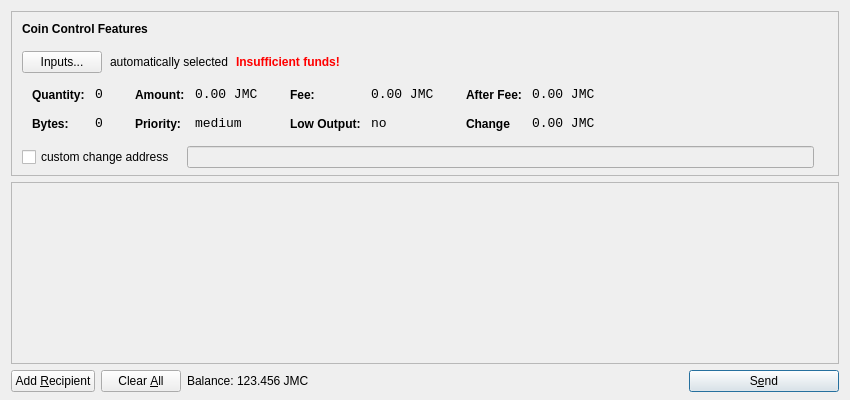
<?xml version="1.0" encoding="UTF-8"?>
<ui version="4.0">
 <class>SendCoinsDialog</class>
 <widget class="QDialog" name="SendCoinsDialog">
  <property name="geometry">
   <rect>
    <x>0</x>
    <y>0</y>
    <width>850</width>
    <height>400</height>
   </rect>
  </property>
  <property name="windowTitle">
   <string>Send Coins</string>
  </property>
  <layout class="QVBoxLayout" name="verticalLayout" stretch="0,1,0">
   <property name="bottomMargin">
    <number>8</number>
   </property>
   <item>
    <widget class="QFrame" name="frameCoinControl">
     <property name="sizePolicy">
      <sizepolicy hsizetype="Expanding" vsizetype="Expanding">
       <horstretch>0</horstretch>
       <verstretch>0</verstretch>
      </sizepolicy>
     </property>
     <property name="maximumSize">
      <size>
       <width>16777215</width>
       <height>16777215</height>
      </size>
     </property>
     <property name="frameShape">
      <enum>QFrame::StyledPanel</enum>
     </property>
     <property name="frameShadow">
      <enum>QFrame::Sunken</enum>
     </property>
     <layout class="QVBoxLayout" name="verticalLayoutCoinControl2">
      <property name="spacing">
       <number>-1</number>
      </property>
      <property name="leftMargin">
       <number>0</number>
      </property>
      <property name="topMargin">
       <number>0</number>
      </property>
      <property name="rightMargin">
       <number>0</number>
      </property>
      <property name="bottomMargin">
       <number>6</number>
      </property>
      <item>
       <layout class="QVBoxLayout" name="verticalLayoutCoinControl" stretch="0,0,0,0,1">
        <property name="spacing">
         <number>0</number>
        </property>
        <property name="leftMargin">
         <number>10</number>
        </property>
        <property name="topMargin">
         <number>10</number>
        </property>
        <item>
         <layout class="QHBoxLayout" name="horizontalLayoutCoinControl1">
          <property name="bottomMargin">
           <number>15</number>
          </property>
          <item>
           <widget class="QLabel" name="labelCoinControlFeatures">
            <property name="sizePolicy">
             <sizepolicy hsizetype="Preferred" vsizetype="Maximum">
              <horstretch>0</horstretch>
              <verstretch>0</verstretch>
             </sizepolicy>
            </property>
            <property name="font">
             <font>
              <weight>75</weight>
              <bold>true</bold>
             </font>
            </property>
            <property name="styleSheet">
             <string notr="true">font-weight:bold;</string>
            </property>
            <property name="text">
             <string>Coin Control Features</string>
            </property>
           </widget>
          </item>
         </layout>
        </item>
        <item>
         <layout class="QHBoxLayout" name="horizontalLayoutCoinControl2" stretch="0,0,0,0">
          <property name="spacing">
           <number>8</number>
          </property>
          <property name="bottomMargin">
           <number>10</number>
          </property>
          <item>
           <widget class="QPushButton" name="pushButtonCoinControl">
            <property name="styleSheet">
             <string notr="true"/>
            </property>
            <property name="text">
             <string>Inputs...</string>
            </property>
           </widget>
          </item>
          <item>
           <widget class="QLabel" name="labelCoinControlAutomaticallySelected">
            <property name="text">
             <string>automatically selected</string>
            </property>
            <property name="margin">
             <number>5</number>
            </property>
           </widget>
          </item>
          <item>
           <widget class="QLabel" name="labelCoinControlInsuffFunds">
            <property name="font">
             <font>
              <weight>75</weight>
              <bold>true</bold>
             </font>
            </property>
            <property name="styleSheet">
             <string notr="true">color:red;font-weight:bold;</string>
            </property>
            <property name="text">
             <string>Insufficient funds!</string>
            </property>
            <property name="margin">
             <number>5</number>
            </property>
           </widget>
          </item>
          <item>
           <spacer name="horizontalSpacerCoinControl">
            <property name="orientation">
             <enum>Qt::Horizontal</enum>
            </property>
            <property name="sizeHint" stdset="0">
             <size>
              <width>40</width>
              <height>1</height>
             </size>
            </property>
           </spacer>
          </item>
         </layout>
        </item>
        <item>
         <widget class="QWidget" name="widgetCoinControl" native="true">
          <property name="sizePolicy">
           <sizepolicy hsizetype="Preferred" vsizetype="Preferred">
            <horstretch>0</horstretch>
            <verstretch>0</verstretch>
           </sizepolicy>
          </property>
          <property name="minimumSize">
           <size>
            <width>0</width>
            <height>0</height>
           </size>
          </property>
          <property name="styleSheet">
           <string notr="true"/>
          </property>
          <layout class="QHBoxLayout" name="horizontalLayoutCoinControl5">
           <property name="leftMargin">
            <number>0</number>
           </property>
           <property name="topMargin">
            <number>0</number>
           </property>
           <property name="rightMargin">
            <number>0</number>
           </property>
           <property name="bottomMargin">
            <number>0</number>
           </property>
           <item>
            <layout class="QHBoxLayout" name="horizontalLayoutCoinControl3" stretch="0,0,0,1">
             <property name="spacing">
              <number>20</number>
             </property>
             <property name="topMargin">
              <number>0</number>
             </property>
             <property name="bottomMargin">
              <number>10</number>
             </property>
             <item>
              <layout class="QFormLayout" name="formLayoutCoinControl1">
               <property name="horizontalSpacing">
                <number>10</number>
               </property>
               <property name="verticalSpacing">
                <number>14</number>
               </property>
               <property name="leftMargin">
                <number>10</number>
               </property>
               <property name="topMargin">
                <number>4</number>
               </property>
               <property name="rightMargin">
                <number>6</number>
               </property>
               <item row="0" column="0">
                <widget class="QLabel" name="labelCoinControlQuantityText">
                 <property name="styleSheet">
                  <string notr="true">font-weight:bold;</string>
                 </property>
                 <property name="text">
                  <string>Quantity:</string>
                 </property>
                 <property name="margin">
                  <number>0</number>
                 </property>
                </widget>
               </item>
               <item row="0" column="1">
                <widget class="QLabel" name="labelCoinControlQuantity">
                 <property name="font">
                  <font>
                   <family>Monospace</family>
                   <pointsize>10</pointsize>
                  </font>
                 </property>
                 <property name="cursor">
                  <cursorShape>IBeamCursor</cursorShape>
                 </property>
                 <property name="contextMenuPolicy">
                  <enum>Qt::ActionsContextMenu</enum>
                 </property>
                 <property name="text">
                  <string>0</string>
                 </property>
                 <property name="margin">
                  <number>0</number>
                 </property>
                 <property name="textInteractionFlags">
                  <set>Qt::LinksAccessibleByMouse|Qt::TextSelectableByKeyboard|Qt::TextSelectableByMouse</set>
                 </property>
                </widget>
               </item>
               <item row="1" column="0">
                <widget class="QLabel" name="labelCoinControlBytesText">
                 <property name="styleSheet">
                  <string notr="true">font-weight:bold;</string>
                 </property>
                 <property name="text">
                  <string>Bytes:</string>
                 </property>
                </widget>
               </item>
               <item row="1" column="1">
                <widget class="QLabel" name="labelCoinControlBytes">
                 <property name="font">
                  <font>
                   <family>Monospace</family>
                   <pointsize>10</pointsize>
                  </font>
                 </property>
                 <property name="cursor">
                  <cursorShape>IBeamCursor</cursorShape>
                 </property>
                 <property name="contextMenuPolicy">
                  <enum>Qt::ActionsContextMenu</enum>
                 </property>
                 <property name="text">
                  <string>0</string>
                 </property>
                 <property name="textInteractionFlags">
                  <set>Qt::LinksAccessibleByMouse|Qt::TextSelectableByKeyboard|Qt::TextSelectableByMouse</set>
                 </property>
                </widget>
               </item>
              </layout>
             </item>
             <item>
              <layout class="QFormLayout" name="formLayoutCoinControl2">
               <property name="horizontalSpacing">
                <number>10</number>
               </property>
               <property name="verticalSpacing">
                <number>14</number>
               </property>
               <property name="leftMargin">
                <number>6</number>
               </property>
               <property name="topMargin">
                <number>4</number>
               </property>
               <property name="rightMargin">
                <number>6</number>
               </property>
               <item row="0" column="0">
                <widget class="QLabel" name="labelCoinControlAmountText">
                 <property name="styleSheet">
                  <string notr="true">font-weight:bold;</string>
                 </property>
                 <property name="text">
                  <string>Amount:</string>
                 </property>
                 <property name="margin">
                  <number>0</number>
                 </property>
                </widget>
               </item>
               <item row="0" column="1">
                <widget class="QLabel" name="labelCoinControlAmount">
                 <property name="font">
                  <font>
                   <family>Monospace</family>
                   <pointsize>10</pointsize>
                  </font>
                 </property>
                 <property name="cursor">
                  <cursorShape>IBeamCursor</cursorShape>
                 </property>
                 <property name="contextMenuPolicy">
                  <enum>Qt::ActionsContextMenu</enum>
                 </property>
                 <property name="text">
                  <string>0.00 JMC</string>
                 </property>
                 <property name="textInteractionFlags">
                  <set>Qt::LinksAccessibleByMouse|Qt::TextSelectableByKeyboard|Qt::TextSelectableByMouse</set>
                 </property>
                </widget>
               </item>
               <item row="1" column="0">
                <widget class="QLabel" name="labelCoinControlPriorityText">
                 <property name="styleSheet">
                  <string notr="true">font-weight:bold;</string>
                 </property>
                 <property name="text">
                  <string>Priority:</string>
                 </property>
                </widget>
               </item>
               <item row="1" column="1">
                <widget class="QLabel" name="labelCoinControlPriority">
                 <property name="font">
                  <font>
                   <family>Monospace</family>
                   <pointsize>10</pointsize>
                  </font>
                 </property>
                 <property name="cursor">
                  <cursorShape>IBeamCursor</cursorShape>
                 </property>
                 <property name="contextMenuPolicy">
                  <enum>Qt::ActionsContextMenu</enum>
                 </property>
                 <property name="text">
                  <string>medium</string>
                 </property>
                 <property name="textInteractionFlags">
                  <set>Qt::LinksAccessibleByMouse|Qt::TextSelectableByKeyboard|Qt::TextSelectableByMouse</set>
                 </property>
                </widget>
               </item>
              </layout>
             </item>
             <item>
              <layout class="QFormLayout" name="formLayoutCoinControl3">
               <property name="horizontalSpacing">
                <number>10</number>
               </property>
               <property name="verticalSpacing">
                <number>14</number>
               </property>
               <property name="leftMargin">
                <number>6</number>
               </property>
               <property name="topMargin">
                <number>4</number>
               </property>
               <property name="rightMargin">
                <number>6</number>
               </property>
               <item row="0" column="0">
                <widget class="QLabel" name="labelCoinControlFeeText">
                 <property name="styleSheet">
                  <string notr="true">font-weight:bold;</string>
                 </property>
                 <property name="text">
                  <string>Fee:</string>
                 </property>
                 <property name="margin">
                  <number>0</number>
                 </property>
                </widget>
               </item>
               <item row="0" column="1">
                <widget class="QLabel" name="labelCoinControlFee">
                 <property name="font">
                  <font>
                   <family>Monospace</family>
                   <pointsize>10</pointsize>
                  </font>
                 </property>
                 <property name="cursor">
                  <cursorShape>IBeamCursor</cursorShape>
                 </property>
                 <property name="contextMenuPolicy">
                  <enum>Qt::ActionsContextMenu</enum>
                 </property>
                 <property name="text">
                  <string>0.00 JMC</string>
                 </property>
                 <property name="textInteractionFlags">
                  <set>Qt::LinksAccessibleByMouse|Qt::TextSelectableByKeyboard|Qt::TextSelectableByMouse</set>
                 </property>
                </widget>
               </item>
               <item row="1" column="0">
                <widget class="QLabel" name="labelCoinControlLowOutputText">
                 <property name="styleSheet">
                  <string notr="true">font-weight:bold;</string>
                 </property>
                 <property name="text">
                  <string>Low Output:</string>
                 </property>
                </widget>
               </item>
               <item row="1" column="1">
                <widget class="QLabel" name="labelCoinControlLowOutput">
                 <property name="font">
                  <font>
                   <family>Monospace</family>
                   <pointsize>10</pointsize>
                  </font>
                 </property>
                 <property name="cursor">
                  <cursorShape>IBeamCursor</cursorShape>
                 </property>
                 <property name="contextMenuPolicy">
                  <enum>Qt::ActionsContextMenu</enum>
                 </property>
                 <property name="text">
                  <string>no</string>
                 </property>
                 <property name="textInteractionFlags">
                  <set>Qt::LinksAccessibleByMouse|Qt::TextSelectableByKeyboard|Qt::TextSelectableByMouse</set>
                 </property>
                </widget>
               </item>
              </layout>
             </item>
             <item>
              <layout class="QFormLayout" name="formLayoutCoinControl4">
               <property name="horizontalSpacing">
                <number>10</number>
               </property>
               <property name="verticalSpacing">
                <number>14</number>
               </property>
               <property name="leftMargin">
                <number>6</number>
               </property>
               <property name="topMargin">
                <number>4</number>
               </property>
               <property name="rightMargin">
                <number>6</number>
               </property>
               <item row="0" column="0">
                <widget class="QLabel" name="labelCoinControlAfterFeeText">
                 <property name="styleSheet">
                  <string notr="true">font-weight:bold;</string>
                 </property>
                 <property name="text">
                  <string>After Fee:</string>
                 </property>
                 <property name="margin">
                  <number>0</number>
                 </property>
                </widget>
               </item>
               <item row="0" column="1">
                <widget class="QLabel" name="labelCoinControlAfterFee">
                 <property name="font">
                  <font>
                   <family>Monospace</family>
                   <pointsize>10</pointsize>
                  </font>
                 </property>
                 <property name="cursor">
                  <cursorShape>IBeamCursor</cursorShape>
                 </property>
                 <property name="contextMenuPolicy">
                  <enum>Qt::ActionsContextMenu</enum>
                 </property>
                 <property name="text">
                  <string>0.00 JMC</string>
                 </property>
                 <property name="textInteractionFlags">
                  <set>Qt::LinksAccessibleByMouse|Qt::TextSelectableByKeyboard|Qt::TextSelectableByMouse</set>
                 </property>
                </widget>
               </item>
               <item row="1" column="0">
                <widget class="QLabel" name="labelCoinControlChangeText">
                 <property name="styleSheet">
                  <string notr="true">font-weight:bold;</string>
                 </property>
                 <property name="text">
                  <string>Change</string>
                 </property>
                </widget>
               </item>
               <item row="1" column="1">
                <widget class="QLabel" name="labelCoinControlChange">
                 <property name="font">
                  <font>
                   <family>Monospace</family>
                   <pointsize>10</pointsize>
                  </font>
                 </property>
                 <property name="cursor">
                  <cursorShape>IBeamCursor</cursorShape>
                 </property>
                 <property name="contextMenuPolicy">
                  <enum>Qt::ActionsContextMenu</enum>
                 </property>
                 <property name="text">
                  <string>0.00 JMC</string>
                 </property>
                 <property name="textInteractionFlags">
                  <set>Qt::LinksAccessibleByMouse|Qt::TextSelectableByKeyboard|Qt::TextSelectableByMouse</set>
                 </property>
                </widget>
               </item>
              </layout>
             </item>
            </layout>
           </item>
          </layout>
         </widget>
        </item>
        <item>
         <layout class="QHBoxLayout" name="horizontalLayoutCoinControl4" stretch="0,0,0">
          <property name="spacing">
           <number>12</number>
          </property>
          <property name="sizeConstraint">
           <enum>QLayout::SetDefaultConstraint</enum>
          </property>
          <property name="topMargin">
           <number>5</number>
          </property>
          <property name="rightMargin">
           <number>5</number>
          </property>
          <item>
           <widget class="QCheckBox" name="checkBoxCoinControlChange">
            <property name="text">
             <string>custom change address</string>
            </property>
           </widget>
          </item>
          <item>
           <widget class="QLineEdit" name="lineEditCoinControlChange">
            <property name="enabled">
             <bool>false</bool>
            </property>
            <property name="sizePolicy">
             <sizepolicy hsizetype="Expanding" vsizetype="Fixed">
              <horstretch>0</horstretch>
              <verstretch>0</verstretch>
             </sizepolicy>
            </property>
           </widget>
          </item>
          <item>
           <widget class="QLabel" name="labelCoinControlChangeLabel">
            <property name="sizePolicy">
             <sizepolicy hsizetype="Preferred" vsizetype="Expanding">
              <horstretch>0</horstretch>
              <verstretch>0</verstretch>
             </sizepolicy>
            </property>
            <property name="minimumSize">
             <size>
              <width>0</width>
              <height>0</height>
             </size>
            </property>
            <property name="text">
             <string/>
            </property>
            <property name="margin">
             <number>3</number>
            </property>
           </widget>
          </item>
         </layout>
        </item>
        <item>
         <spacer name="verticalSpacerCoinControl">
          <property name="orientation">
           <enum>Qt::Vertical</enum>
          </property>
          <property name="sizeHint" stdset="0">
           <size>
            <width>800</width>
            <height>1</height>
           </size>
          </property>
         </spacer>
        </item>
       </layout>
      </item>
     </layout>
    </widget>
   </item>
   <item>
    <widget class="QScrollArea" name="scrollArea">
     <property name="widgetResizable">
      <bool>true</bool>
     </property>
     <widget class="QWidget" name="scrollAreaWidgetContents">
      <property name="geometry">
       <rect>
        <x>0</x>
        <y>0</y>
        <width>824</width>
        <height>141</height>
       </rect>
      </property>
      <layout class="QVBoxLayout" name="verticalLayout_2">
       <property name="leftMargin">
        <number>0</number>
       </property>
       <property name="topMargin">
        <number>0</number>
       </property>
       <property name="rightMargin">
        <number>0</number>
       </property>
       <property name="bottomMargin">
        <number>0</number>
       </property>
       <item>
        <layout class="QVBoxLayout" name="entries">
         <property name="spacing">
          <number>6</number>
         </property>
        </layout>
       </item>
       <item>
        <spacer name="verticalSpacer">
         <property name="orientation">
          <enum>Qt::Vertical</enum>
         </property>
         <property name="sizeHint" stdset="0">
          <size>
           <width>20</width>
           <height>40</height>
          </size>
         </property>
        </spacer>
       </item>
      </layout>
     </widget>
    </widget>
   </item>
   <item>
    <layout class="QHBoxLayout" name="horizontalLayout">
     <item>
      <widget class="QPushButton" name="addButton">
       <property name="toolTip">
        <string>Send to multiple recipients at once</string>
       </property>
       <property name="text">
        <string>Add &amp;Recipient</string>
       </property>
       <property name="icon">
        <iconset resource="../bitcoin.qrc">
         <normaloff>:/icons/add</normaloff>:/icons/add</iconset>
       </property>
       <property name="autoDefault">
        <bool>false</bool>
       </property>
      </widget>
     </item>
     <item>
      <widget class="QPushButton" name="clearButton">
       <property name="sizePolicy">
        <sizepolicy hsizetype="Minimum" vsizetype="Fixed">
         <horstretch>0</horstretch>
         <verstretch>0</verstretch>
        </sizepolicy>
       </property>
       <property name="toolTip">
        <string>Remove all transaction fields</string>
       </property>
       <property name="text">
        <string>Clear &amp;All</string>
       </property>
       <property name="icon">
        <iconset resource="../bitcoin.qrc">
         <normaloff>:/icons/remove</normaloff>:/icons/remove</iconset>
       </property>
       <property name="autoRepeatDelay">
        <number>300</number>
       </property>
       <property name="autoDefault">
        <bool>false</bool>
       </property>
      </widget>
     </item>
     <item>
      <layout class="QHBoxLayout" name="horizontalLayout_2">
       <property name="spacing">
        <number>3</number>
       </property>
       <item>
        <widget class="QLabel" name="label">
         <property name="sizePolicy">
          <sizepolicy hsizetype="Preferred" vsizetype="Fixed">
           <horstretch>0</horstretch>
           <verstretch>0</verstretch>
          </sizepolicy>
         </property>
         <property name="text">
          <string>Balance:</string>
         </property>
        </widget>
       </item>
       <item>
        <widget class="QLabel" name="labelBalance">
         <property name="sizePolicy">
          <sizepolicy hsizetype="Preferred" vsizetype="Fixed">
           <horstretch>0</horstretch>
           <verstretch>0</verstretch>
          </sizepolicy>
         </property>
         <property name="cursor">
          <cursorShape>IBeamCursor</cursorShape>
         </property>
         <property name="text">
          <string>123.456 JMC</string>
         </property>
         <property name="textInteractionFlags">
          <set>Qt::LinksAccessibleByMouse|Qt::TextSelectableByKeyboard|Qt::TextSelectableByMouse</set>
         </property>
        </widget>
       </item>
      </layout>
     </item>
     <item>
      <spacer name="horizontalSpacer">
       <property name="orientation">
        <enum>Qt::Horizontal</enum>
       </property>
       <property name="sizeHint" stdset="0">
        <size>
         <width>40</width>
         <height>20</height>
        </size>
       </property>
      </spacer>
     </item>
     <item>
      <widget class="QPushButton" name="sendButton">
       <property name="minimumSize">
        <size>
         <width>150</width>
         <height>0</height>
        </size>
       </property>
       <property name="toolTip">
        <string>Confirm the send action</string>
       </property>
       <property name="text">
        <string>S&amp;end</string>
       </property>
       <property name="icon">
        <iconset resource="../bitcoin.qrc">
         <normaloff>:/icons/send</normaloff>:/icons/send</iconset>
       </property>
       <property name="default">
        <bool>true</bool>
       </property>
      </widget>
     </item>
    </layout>
   </item>
  </layout>
 </widget>
 <resources>
  <include location="../bitcoin.qrc"/>
 </resources>
 <connections/>
</ui>
